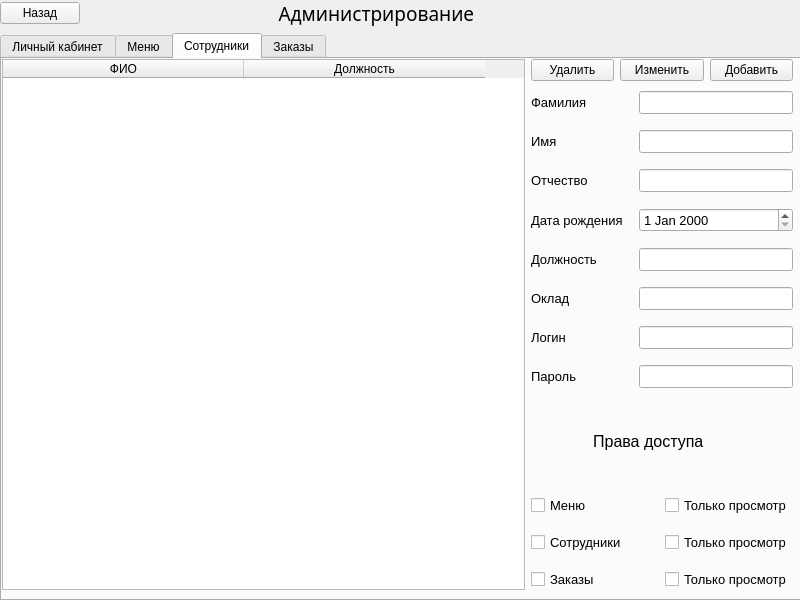
<?xml version="1.0" encoding="UTF-8"?>
<ui version="4.0">
 <class>MainWindow</class>
 <widget class="QMainWindow" name="MainWindow">
  <property name="geometry">
   <rect>
    <x>0</x>
    <y>0</y>
    <width>800</width>
    <height>600</height>
   </rect>
  </property>
  <property name="windowTitle">
   <string>MainWindow</string>
  </property>
  <widget class="QWidget" name="centralwidget">
   <widget class="QWidget" name="verticalLayoutWidget">
    <property name="geometry">
     <rect>
      <x>0</x>
      <y>0</y>
      <width>801</width>
      <height>601</height>
     </rect>
    </property>
    <layout class="QVBoxLayout" name="verticalLayout">
     <item>
      <layout class="QHBoxLayout" name="horizontalLayout" stretch="10,90">
       <item>
        <widget class="QPushButton" name="backButton">
         <property name="text">
          <string>Назад</string>
         </property>
        </widget>
       </item>
       <item>
        <widget class="QLabel" name="label">
         <property name="font">
          <font>
           <family>Lobster</family>
           <pointsize>14</pointsize>
          </font>
         </property>
         <property name="text">
          <string>                                       Администрирование</string>
         </property>
        </widget>
       </item>
      </layout>
     </item>
     <item>
      <widget class="QTabWidget" name="tabWidget">
       <property name="currentIndex">
        <number>2</number>
       </property>
       <widget class="QWidget" name="mainTab">
        <attribute name="title">
         <string>Личный кабинет</string>
        </attribute>
        <widget class="QWidget" name="formLayoutWidget">
         <property name="geometry">
          <rect>
           <x>240</x>
           <y>21</y>
           <width>311</width>
           <height>421</height>
          </rect>
         </property>
         <layout class="QGridLayout" name="gridLayout_4" columnstretch="1,1">
          <property name="horizontalSpacing">
           <number>14</number>
          </property>
          <property name="verticalSpacing">
           <number>32</number>
          </property>
          <item row="1" column="1">
           <widget class="QLabel" name="nameLabel">
            <property name="font">
             <font>
              <pointsize>10</pointsize>
             </font>
            </property>
            <property name="text">
             <string>TextLabel</string>
            </property>
           </widget>
          </item>
          <item row="3" column="0">
           <widget class="QLabel" name="label_19">
            <property name="font">
             <font>
              <pointsize>10</pointsize>
             </font>
            </property>
            <property name="text">
             <string>Дата рождения:</string>
            </property>
           </widget>
          </item>
          <item row="2" column="0">
           <widget class="QLabel" name="label_18">
            <property name="font">
             <font>
              <pointsize>10</pointsize>
             </font>
            </property>
            <property name="text">
             <string>Отчество:</string>
            </property>
           </widget>
          </item>
          <item row="3" column="1">
           <widget class="QLabel" name="birthdateLabel">
            <property name="font">
             <font>
              <pointsize>10</pointsize>
             </font>
            </property>
            <property name="text">
             <string>TextLabel</string>
            </property>
           </widget>
          </item>
          <item row="1" column="0">
           <widget class="QLabel" name="label_17">
            <property name="font">
             <font>
              <pointsize>10</pointsize>
             </font>
            </property>
            <property name="text">
             <string>Имя:</string>
            </property>
           </widget>
          </item>
          <item row="4" column="0">
           <widget class="QLabel" name="label_20">
            <property name="font">
             <font>
              <pointsize>10</pointsize>
             </font>
            </property>
            <property name="text">
             <string>Должность:</string>
            </property>
           </widget>
          </item>
          <item row="4" column="1">
           <widget class="QLabel" name="positionLabel">
            <property name="font">
             <font>
              <pointsize>10</pointsize>
             </font>
            </property>
            <property name="text">
             <string>TextLabel</string>
            </property>
           </widget>
          </item>
          <item row="0" column="0">
           <widget class="QLabel" name="label_15">
            <property name="font">
             <font>
              <pointsize>10</pointsize>
             </font>
            </property>
            <property name="text">
             <string>Фамилия:</string>
            </property>
           </widget>
          </item>
          <item row="2" column="1">
           <widget class="QLabel" name="patronymicLabel">
            <property name="font">
             <font>
              <pointsize>10</pointsize>
             </font>
            </property>
            <property name="text">
             <string>TextLabel</string>
            </property>
           </widget>
          </item>
          <item row="0" column="1">
           <widget class="QLabel" name="surnameLabel">
            <property name="font">
             <font>
              <pointsize>10</pointsize>
             </font>
            </property>
            <property name="text">
             <string>TextLabel</string>
            </property>
           </widget>
          </item>
          <item row="5" column="1">
           <widget class="QLabel" name="salaryLabel">
            <property name="font">
             <font>
              <pointsize>10</pointsize>
             </font>
            </property>
            <property name="text">
             <string>TextLabel</string>
            </property>
           </widget>
          </item>
          <item row="6" column="0">
           <widget class="QLabel" name="label_22">
            <property name="font">
             <font>
              <pointsize>10</pointsize>
             </font>
            </property>
            <property name="text">
             <string>Логин:</string>
            </property>
           </widget>
          </item>
          <item row="6" column="1">
           <widget class="QLabel" name="loginLabel">
            <property name="font">
             <font>
              <pointsize>10</pointsize>
             </font>
            </property>
            <property name="text">
             <string>TextLabel</string>
            </property>
           </widget>
          </item>
          <item row="7" column="0">
           <widget class="QLabel" name="label_23">
            <property name="font">
             <font>
              <pointsize>10</pointsize>
             </font>
            </property>
            <property name="text">
             <string>Пароль:</string>
            </property>
           </widget>
          </item>
          <item row="5" column="0">
           <widget class="QLabel" name="label_21">
            <property name="font">
             <font>
              <pointsize>10</pointsize>
             </font>
            </property>
            <property name="text">
             <string>Оклад:</string>
            </property>
           </widget>
          </item>
          <item row="7" column="1">
           <widget class="QLabel" name="passwordLabel">
            <property name="font">
             <font>
              <pointsize>10</pointsize>
             </font>
            </property>
            <property name="text">
             <string>TextLabel</string>
            </property>
           </widget>
          </item>
         </layout>
        </widget>
        <widget class="QPushButton" name="changePasswordButton">
         <property name="geometry">
          <rect>
           <x>320</x>
           <y>470</y>
           <width>151</width>
           <height>41</height>
          </rect>
         </property>
         <property name="font">
          <font>
           <pointsize>10</pointsize>
          </font>
         </property>
         <property name="text">
          <string>Сменить пароль</string>
         </property>
        </widget>
       </widget>
       <widget class="QWidget" name="menuTab">
        <attribute name="title">
         <string>Меню</string>
        </attribute>
        <widget class="QWidget" name="horizontalLayoutWidget_2">
         <property name="geometry">
          <rect>
           <x>0</x>
           <y>0</y>
           <width>791</width>
           <height>542</height>
          </rect>
         </property>
         <layout class="QHBoxLayout" name="horizontalLayout_2" stretch="2,1">
          <item>
           <layout class="QVBoxLayout" name="verticalLayout_3">
            <item>
             <widget class="QComboBox" name="menuTypeComboBox"/>
            </item>
            <item>
             <widget class="QTableWidget" name="menuTable">
              <property name="minimumSize">
               <size>
                <width>483</width>
                <height>0</height>
               </size>
              </property>
              <property name="sizeAdjustPolicy">
               <enum>QAbstractScrollArea::AdjustToContents</enum>
              </property>
              <property name="alternatingRowColors">
               <bool>false</bool>
              </property>
              <property name="sortingEnabled">
               <bool>true</bool>
              </property>
              <attribute name="horizontalHeaderCascadingSectionResizes">
               <bool>false</bool>
              </attribute>
              <attribute name="horizontalHeaderDefaultSectionSize">
               <number>160</number>
              </attribute>
              <attribute name="horizontalHeaderStretchLastSection">
               <bool>false</bool>
              </attribute>
              <column>
               <property name="text">
                <string>Название</string>
               </property>
              </column>
              <column>
               <property name="text">
                <string>Выход</string>
               </property>
              </column>
              <column>
               <property name="text">
                <string>Цена</string>
               </property>
              </column>
             </widget>
            </item>
           </layout>
          </item>
          <item>
           <layout class="QVBoxLayout" name="verticalLayout_2" stretch="0,0,1,0">
            <property name="sizeConstraint">
             <enum>QLayout::SetDefaultConstraint</enum>
            </property>
            <item>
             <layout class="QHBoxLayout" name="horizontalLayout_4">
              <property name="sizeConstraint">
               <enum>QLayout::SetFixedSize</enum>
              </property>
              <item>
               <widget class="QPushButton" name="deleteDishButton">
                <property name="text">
                 <string>Удалить</string>
                </property>
               </widget>
              </item>
              <item>
               <widget class="QPushButton" name="editDishButton">
                <property name="text">
                 <string>Изменить</string>
                </property>
               </widget>
              </item>
              <item>
               <widget class="QPushButton" name="addDishButton">
                <property name="text">
                 <string>Добавить</string>
                </property>
               </widget>
              </item>
             </layout>
            </item>
            <item>
             <spacer name="verticalSpacer_2">
              <property name="orientation">
               <enum>Qt::Vertical</enum>
              </property>
              <property name="sizeHint" stdset="0">
               <size>
                <width>20</width>
                <height>1</height>
               </size>
              </property>
             </spacer>
            </item>
            <item>
             <layout class="QGridLayout" name="gridLayout">
              <property name="sizeConstraint">
               <enum>QLayout::SetDefaultConstraint</enum>
              </property>
              <property name="horizontalSpacing">
               <number>14</number>
              </property>
              <property name="verticalSpacing">
               <number>86</number>
              </property>
              <item row="3" column="1">
               <widget class="QLineEdit" name="dishPriceEdit">
                <property name="font">
                 <font>
                  <pointsize>10</pointsize>
                 </font>
                </property>
               </widget>
              </item>
              <item row="0" column="1">
               <widget class="QLineEdit" name="dishNameEdit">
                <property name="font">
                 <font>
                  <pointsize>10</pointsize>
                 </font>
                </property>
               </widget>
              </item>
              <item row="1" column="1">
               <widget class="QComboBox" name="dishTypeComboBox">
                <property name="font">
                 <font>
                  <pointsize>10</pointsize>
                 </font>
                </property>
               </widget>
              </item>
              <item row="2" column="1">
               <widget class="QLineEdit" name="dishOutputEdit">
                <property name="font">
                 <font>
                  <pointsize>10</pointsize>
                 </font>
                </property>
               </widget>
              </item>
              <item row="2" column="0">
               <widget class="QLabel" name="label_4">
                <property name="font">
                 <font>
                  <pointsize>10</pointsize>
                 </font>
                </property>
                <property name="text">
                 <string>Выход</string>
                </property>
               </widget>
              </item>
              <item row="1" column="0">
               <widget class="QLabel" name="label_3">
                <property name="font">
                 <font>
                  <pointsize>10</pointsize>
                 </font>
                </property>
                <property name="text">
                 <string>Тип</string>
                </property>
               </widget>
              </item>
              <item row="3" column="0">
               <widget class="QLabel" name="label_5">
                <property name="font">
                 <font>
                  <pointsize>10</pointsize>
                 </font>
                </property>
                <property name="text">
                 <string>Цена</string>
                </property>
               </widget>
              </item>
              <item row="0" column="0">
               <widget class="QLabel" name="label_2">
                <property name="font">
                 <font>
                  <pointsize>10</pointsize>
                 </font>
                </property>
                <property name="text">
                 <string>Название</string>
                </property>
               </widget>
              </item>
             </layout>
            </item>
            <item>
             <spacer name="verticalSpacer_3">
              <property name="orientation">
               <enum>Qt::Vertical</enum>
              </property>
              <property name="sizeHint" stdset="0">
               <size>
                <width>20</width>
                <height>1</height>
               </size>
              </property>
             </spacer>
            </item>
           </layout>
          </item>
         </layout>
        </widget>
       </widget>
       <widget class="QWidget" name="staffTab">
        <attribute name="title">
         <string>Сотрудники</string>
        </attribute>
        <widget class="QWidget" name="horizontalLayoutWidget_3">
         <property name="geometry">
          <rect>
           <x>0</x>
           <y>0</y>
           <width>791</width>
           <height>531</height>
          </rect>
         </property>
         <layout class="QHBoxLayout" name="horizontalLayout_5" stretch="2,1">
          <item>
           <widget class="QTableWidget" name="employeesTable">
            <attribute name="horizontalHeaderDefaultSectionSize">
             <number>241</number>
            </attribute>
            <column>
             <property name="text">
              <string>ФИО</string>
             </property>
            </column>
            <column>
             <property name="text">
              <string>Должность</string>
             </property>
            </column>
           </widget>
          </item>
          <item>
           <layout class="QVBoxLayout" name="verticalLayout_5" stretch="0,1,0,0">
            <item>
             <layout class="QHBoxLayout" name="horizontalLayout_6">
              <item>
               <widget class="QPushButton" name="deleteEmplyeeButton">
                <property name="text">
                 <string>Удалить</string>
                </property>
               </widget>
              </item>
              <item>
               <widget class="QPushButton" name="editEmplyeeButton">
                <property name="text">
                 <string>Изменить</string>
                </property>
               </widget>
              </item>
              <item>
               <widget class="QPushButton" name="addEmployeeButton">
                <property name="text">
                 <string>Добавить</string>
                </property>
               </widget>
              </item>
             </layout>
            </item>
            <item>
             <layout class="QGridLayout" name="gridLayout_2">
              <property name="topMargin">
               <number>4</number>
              </property>
              <property name="spacing">
               <number>16</number>
              </property>
              <item row="0" column="0">
               <widget class="QLabel" name="label_6">
                <property name="font">
                 <font>
                  <pointsize>10</pointsize>
                 </font>
                </property>
                <property name="text">
                 <string>Фамилия</string>
                </property>
               </widget>
              </item>
              <item row="7" column="0">
               <widget class="QLabel" name="label_8">
                <property name="font">
                 <font>
                  <pointsize>10</pointsize>
                 </font>
                </property>
                <property name="text">
                 <string>Пароль</string>
                </property>
               </widget>
              </item>
              <item row="2" column="0">
               <widget class="QLabel" name="label_10">
                <property name="font">
                 <font>
                  <pointsize>10</pointsize>
                 </font>
                </property>
                <property name="text">
                 <string>Отчество</string>
                </property>
               </widget>
              </item>
              <item row="6" column="0">
               <widget class="QLabel" name="label_9">
                <property name="font">
                 <font>
                  <pointsize>10</pointsize>
                 </font>
                </property>
                <property name="text">
                 <string>Логин</string>
                </property>
               </widget>
              </item>
              <item row="1" column="0">
               <widget class="QLabel" name="label_7">
                <property name="font">
                 <font>
                  <pointsize>10</pointsize>
                 </font>
                </property>
                <property name="text">
                 <string>Имя</string>
                </property>
               </widget>
              </item>
              <item row="3" column="0">
               <widget class="QLabel" name="label_11">
                <property name="font">
                 <font>
                  <pointsize>10</pointsize>
                 </font>
                </property>
                <property name="text">
                 <string>Дата рождения</string>
                </property>
               </widget>
              </item>
              <item row="4" column="0">
               <widget class="QLabel" name="label_13">
                <property name="font">
                 <font>
                  <pointsize>10</pointsize>
                 </font>
                </property>
                <property name="text">
                 <string>Должность</string>
                </property>
               </widget>
              </item>
              <item row="5" column="0">
               <widget class="QLabel" name="label_12">
                <property name="font">
                 <font>
                  <pointsize>10</pointsize>
                 </font>
                </property>
                <property name="text">
                 <string>Оклад</string>
                </property>
               </widget>
              </item>
              <item row="4" column="1">
               <widget class="QLineEdit" name="employeePositionEdit">
                <property name="font">
                 <font>
                  <pointsize>10</pointsize>
                 </font>
                </property>
               </widget>
              </item>
              <item row="5" column="1">
               <widget class="QLineEdit" name="employeeSalaryEdit">
                <property name="font">
                 <font>
                  <pointsize>10</pointsize>
                 </font>
                </property>
               </widget>
              </item>
              <item row="7" column="1">
               <widget class="QLineEdit" name="employeePasswordEdit">
                <property name="font">
                 <font>
                  <pointsize>10</pointsize>
                 </font>
                </property>
                <property name="echoMode">
                 <enum>QLineEdit::Password</enum>
                </property>
               </widget>
              </item>
              <item row="2" column="1">
               <widget class="QLineEdit" name="employeePatronymicEdit">
                <property name="font">
                 <font>
                  <pointsize>10</pointsize>
                 </font>
                </property>
               </widget>
              </item>
              <item row="6" column="1">
               <widget class="QLineEdit" name="employeeLoginEdit">
                <property name="font">
                 <font>
                  <pointsize>10</pointsize>
                 </font>
                </property>
               </widget>
              </item>
              <item row="3" column="1">
               <widget class="QDateEdit" name="employeeBirthDateEdit">
                <property name="font">
                 <font>
                  <pointsize>10</pointsize>
                 </font>
                </property>
               </widget>
              </item>
              <item row="0" column="1">
               <widget class="QLineEdit" name="employeeSurnameEdit">
                <property name="font">
                 <font>
                  <pointsize>10</pointsize>
                 </font>
                </property>
               </widget>
              </item>
              <item row="1" column="1">
               <widget class="QLineEdit" name="employeeNameEdit">
                <property name="font">
                 <font>
                  <pointsize>10</pointsize>
                 </font>
                </property>
               </widget>
              </item>
             </layout>
            </item>
            <item>
             <widget class="QLabel" name="label_14">
              <property name="font">
               <font>
                <pointsize>12</pointsize>
               </font>
              </property>
              <property name="text">
               <string>              Права доступа</string>
              </property>
             </widget>
            </item>
            <item>
             <layout class="QGridLayout" name="gridLayout_3">
              <property name="verticalSpacing">
               <number>16</number>
              </property>
              <item row="0" column="0">
               <widget class="QCheckBox" name="menuCheckBox">
                <property name="font">
                 <font>
                  <pointsize>10</pointsize>
                 </font>
                </property>
                <property name="text">
                 <string>Меню</string>
                </property>
               </widget>
              </item>
              <item row="2" column="0">
               <widget class="QCheckBox" name="ordersCheckBox">
                <property name="font">
                 <font>
                  <pointsize>10</pointsize>
                 </font>
                </property>
                <property name="text">
                 <string>Заказы</string>
                </property>
               </widget>
              </item>
              <item row="1" column="0">
               <widget class="QCheckBox" name="employeesCheckBox">
                <property name="font">
                 <font>
                  <pointsize>10</pointsize>
                 </font>
                </property>
                <property name="text">
                 <string>Сотрудники</string>
                </property>
               </widget>
              </item>
              <item row="0" column="1">
               <widget class="QCheckBox" name="menuReadOnlyCheckBox">
                <property name="font">
                 <font>
                  <pointsize>10</pointsize>
                 </font>
                </property>
                <property name="text">
                 <string>Только просмотр</string>
                </property>
               </widget>
              </item>
              <item row="1" column="1">
               <widget class="QCheckBox" name="employeesReadOnlyCheckBox">
                <property name="font">
                 <font>
                  <pointsize>10</pointsize>
                 </font>
                </property>
                <property name="text">
                 <string>Только просмотр</string>
                </property>
               </widget>
              </item>
              <item row="2" column="1">
               <widget class="QCheckBox" name="ordersReadOnlyCheckBox">
                <property name="font">
                 <font>
                  <pointsize>10</pointsize>
                 </font>
                </property>
                <property name="text">
                 <string>Только просмотр</string>
                </property>
               </widget>
              </item>
             </layout>
            </item>
           </layout>
          </item>
         </layout>
        </widget>
       </widget>
       <widget class="QWidget" name="ordersTab">
        <attribute name="title">
         <string>Заказы</string>
        </attribute>
        <widget class="QWidget" name="horizontalLayoutWidget">
         <property name="geometry">
          <rect>
           <x>-1</x>
           <y>-1</y>
           <width>791</width>
           <height>531</height>
          </rect>
         </property>
         <layout class="QHBoxLayout" name="horizontalLayout_3" stretch="2,3">
          <item>
           <widget class="QTableWidget" name="ordersTable">
            <property name="sizeAdjustPolicy">
             <enum>QAbstractScrollArea::AdjustToContents</enum>
            </property>
            <attribute name="horizontalHeaderDefaultSectionSize">
             <number>155</number>
            </attribute>
            <column>
             <property name="text">
              <string>Номер</string>
             </property>
            </column>
            <column>
             <property name="text">
              <string>Время</string>
             </property>
            </column>
           </widget>
          </item>
          <item>
           <layout class="QVBoxLayout" name="verticalLayout_4">
            <item>
             <widget class="QTableWidget" name="orderTable">
              <property name="sizeAdjustPolicy">
               <enum>QAbstractScrollArea::AdjustToContents</enum>
              </property>
              <attribute name="horizontalHeaderDefaultSectionSize">
               <number>116</number>
              </attribute>
              <column>
               <property name="text">
                <string>Название</string>
               </property>
              </column>
              <column>
               <property name="text">
                <string>Выход</string>
               </property>
              </column>
              <column>
               <property name="text">
                <string>Количество</string>
               </property>
              </column>
              <column>
               <property name="text">
                <string>Выход</string>
               </property>
              </column>
             </widget>
            </item>
            <item>
             <widget class="QPushButton" name="closeOrderButton">
              <property name="text">
               <string>Закрыть заказ</string>
              </property>
             </widget>
            </item>
           </layout>
          </item>
         </layout>
        </widget>
       </widget>
      </widget>
     </item>
    </layout>
   </widget>
  </widget>
 </widget>
 <resources/>
 <connections/>
</ui>
